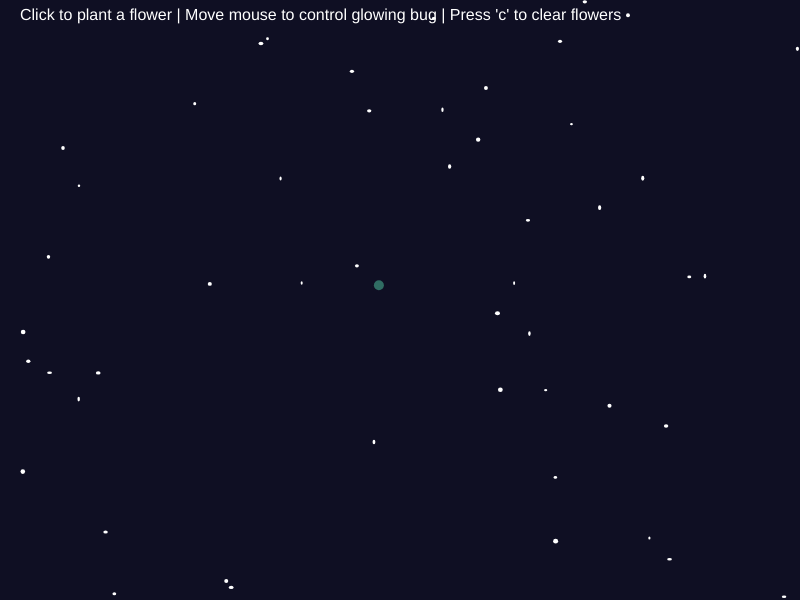
Frame 1 (no input)
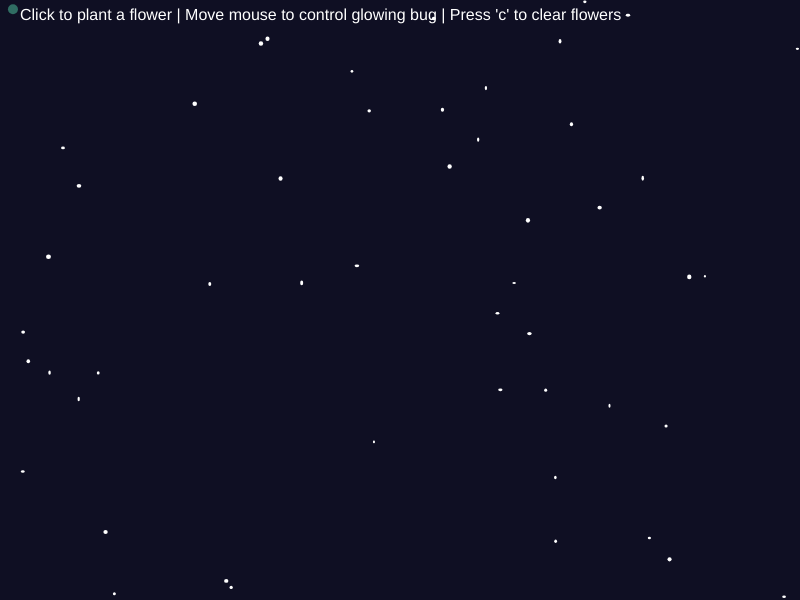
Frame 60 (no input)
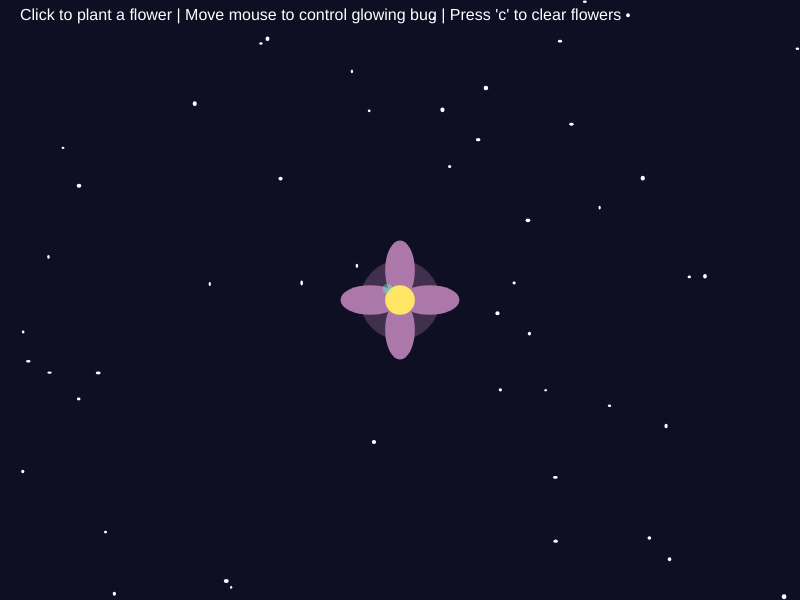
Frame 120 (the mouse pressed at the canvas centre since frame 60)

The p5.js sketch that drew these frames (run headless with seeded random() and noise() and a simulated clock; from frame 60 on, the mouse is pressed at the canvas centre):

// p5.js sketch
// ── sketch.js
/* Joel J
Glowing space flowers

My theme for this short study was glowing space flowers.
 My code allows the user to plant glowing flowers in the 
 sky using a glowing bug

Instructions:
Move the mouse to move the floating light bugs
Click mouse to plant new glowing flower
Press "c" key to clear the flowers from the screen
*/

// Variables for flowers
let flowerX = [];
let flowerY = [];
let flowerSize = [];
let flowerColorR = [];
let flowerColorG = [];
let flowerColorB = [];

// Variables for background stars
let starX = [];
let starY = [];

// Variables for bugs
let bugX;
let bugY;

function setup() {
  createCanvas(800, 600);

  // custom function 1: Make stars at start
  makeStars();

  // start bugs in the middle
  bugX = width / 2;
  bugY = height / 2;
}

function draw() {
  // dark space background
  background(15, 15, 35);

  // Draw background stars
  drawStars();

  // Draw all flowers
  for (let i = 0; i < flowerX.length; i++) {
    drawFlower(flowerX[i], flowerY[i], flowerSize[i], flowerColorR[i], flowerColorG[i], flowerColorB[i]);
  }

  // Draw the floating light bugs
  drawBug();

  // Instructions text
  fill(255);
  textSize(16);
  text("Click to plant a flower | Move mouse to control glowing bug | Press 'c' to clear flowers", 20, 20);
}

// Custom function 1: Randomize stars 
function makeStars() {
  for (let i = 0; i < 50; i++) {
    starX[i] = random(width);
    starY[i] = random(height);
  }
}

// Custom function 2: Draw a flower 
function drawFlower(x, y, size, r, g, b) {
  // stem
  stroke(50, 200, 100);
  strokeWeight(4);
  line(x, y, x, y + 50);

  // Glow circle behind flower
  noStroke();
  fill(r, g, b, 80);
  ellipse(x, y, size + 20, size + 20);

  // flower petals (top, bottom, left, right)
  fill(r, g, b);
  ellipse(x - size / 2, y, size, size / 2);
  ellipse(x + size / 2, y, size, size / 2);
  ellipse(x, y - size / 2, size / 2, size);
  ellipse(x, y + size / 2, size / 2, size);

  // center of flower
  fill(255, 230, 100);
  ellipse(x, y, size / 2, size / 2);
}

// helper function to draw the stars
function drawStars() {
  fill(255);
  noStroke();
  for (let i = 0; i < starX.length; i++) {
    ellipse(starX[i], starY[i], random(2, 5), random(2, 5));
  }
}

// Draw the floating light bugs
function drawBug() {
  // move the bug to the mouse position
  bugX = lerp(bugX, mouseX, 0.05);
  bugY = lerp(bugY, mouseY, 0.05);

  // random wobble
  bugX += random(-2, 2);
  bugY += random(-2, 2);

  // draw bug
  fill(100, 255, 200, 100);
  ellipse(bugX, bugY, 10, 10);
}

// mousePressed function to plant a flower
function mousePressed() {
  flowerX.push(mouseX);
  flowerY.push(mouseY);
  flowerSize.push(random(30, 60));

  flowerColorR.push(random(100, 255));
  flowerColorG.push(random(50, 200));
  flowerColorB.push(random(150, 255));
}

// keyPressed function to clear flowers
function keyPressed() {
  if (key === 'c' || key === 'C') {
    flowerX = [];
    flowerY = [];
    flowerSize = [];
    flowerColorR = [];
    flowerColorG = [];
    flowerColorB = [];
  }
}
